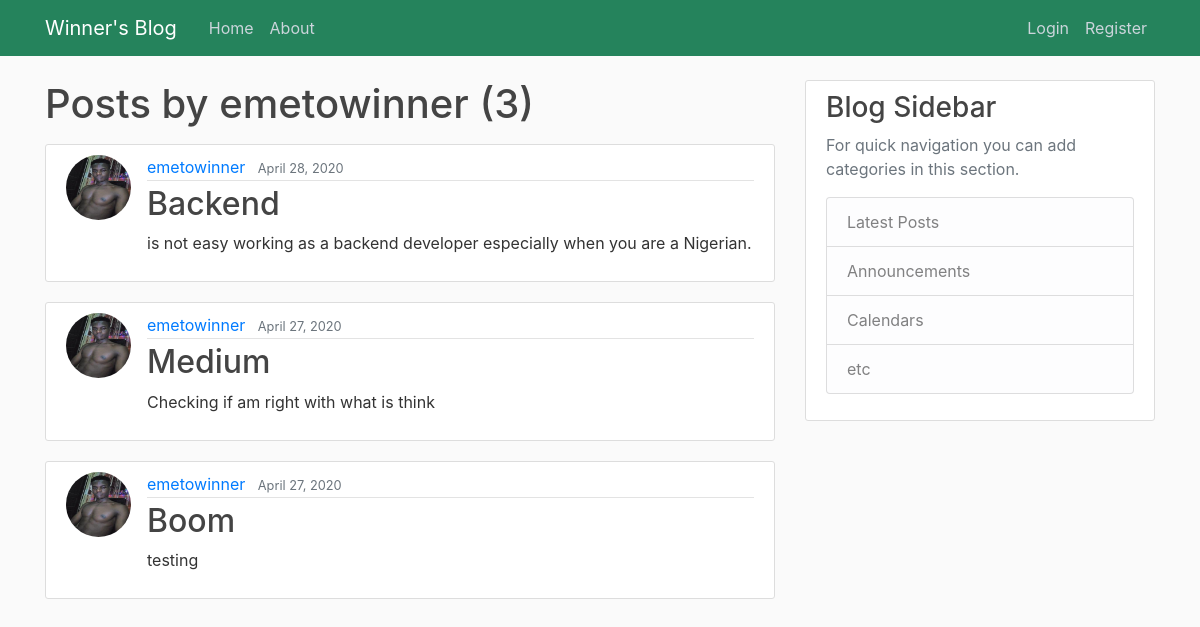
Page /blog/user/emetowinner/ on the earlier database version.
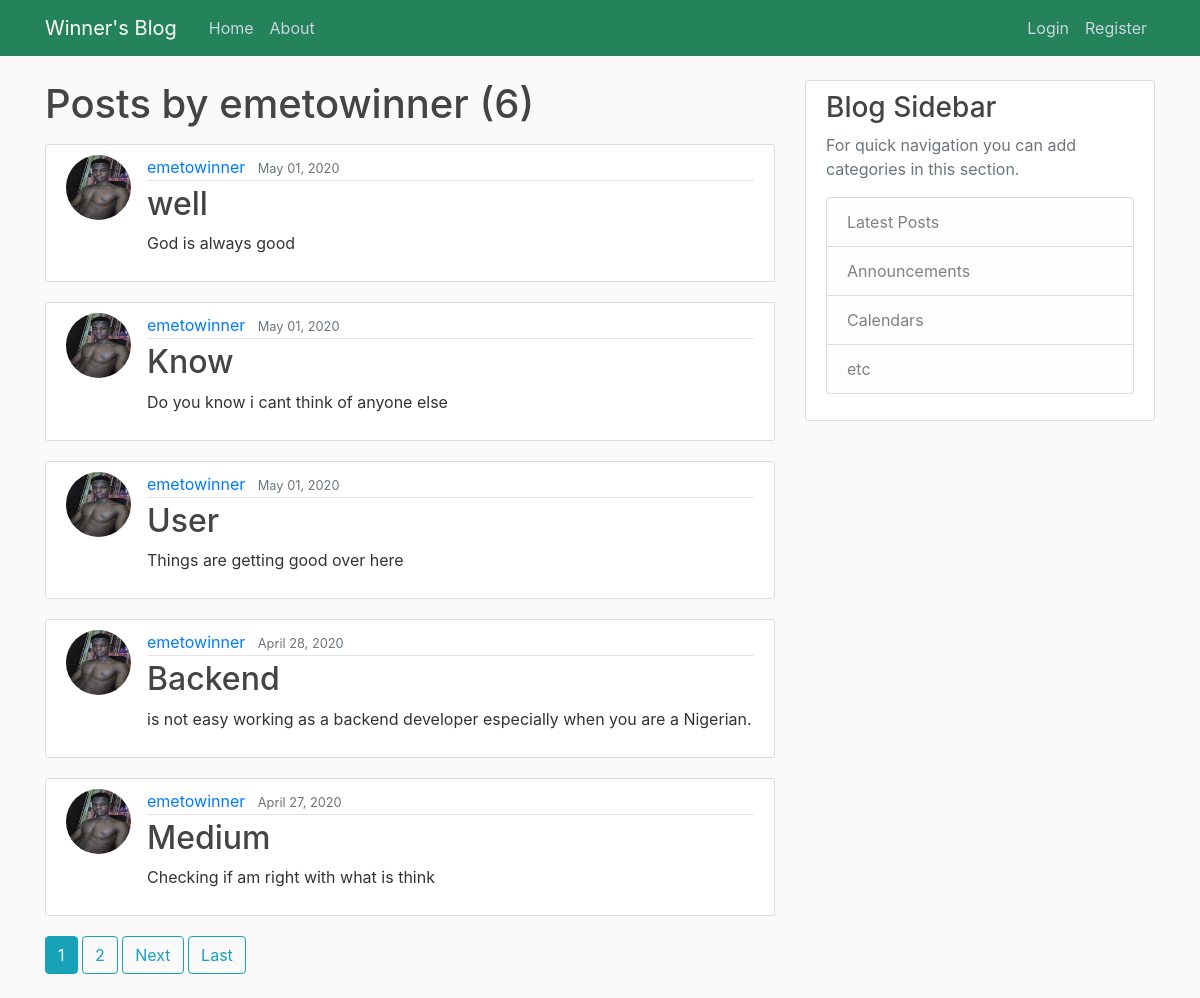
Same page on the later database version.
### home/models.py (models this page shows, shortened)
class Post(models.Model):
    title = models.CharField(max_length=100)
    content = models.TextField()
    date_posted = models.DateTimeField(default=timezone.now)
    author = models.ForeignKey(User,on_delete=models.CASCADE)

### users/models.py (models this page shows, shortened)
class Profile(models.Model):
    age = models.IntegerField(blank=True, null=True)
    country = models.CharField(blank=True, max_length=100)
    state = models.CharField(blank=True, max_length=100)
    city = models.CharField(blank=True, max_length=100)
    address = models.CharField(blank=True, max_length=200)
    phone = models.CharField(blank=True, max_length=100)
    image = models.ImageField(default='default.jpg',upload_to='profile_pics')
    user = models.OneToOneField(User,on_delete=models.CASCADE)

### home/views.py (the view)
# urls.py: path('user/<str:username>/', UserPostListView.as_view(),name='user-post'),
class UserPostListView(ListView):
    model = Post
    template_name = 'home/user-post.html'
    context_object_name = 'posts'
    paginate_by = 5
    def get_queryset(self):
        user = get_object_or_404(User,username=self.kwargs.get('username'))
        return Post.objects.filter(author=user).order_by('-date_posted')

### home/templates/home/user-post.html (shortened to what this page needs)
{% extends "home/base.html" %}
{% block content %}
    <h1 class="mb-3">Posts by {{ view.kwargs.username }} ({{ page_obj.paginator.count }})</h1>
    {% for post in posts %}
        <article class="media content-section">
          <img class="rounded-circle article-img" src="{{ post.author.profile.image.url }}">
          <div class="media-body">
            <div class="article-metadata">
              <a class="mr-2" href="{% url 'user-post' post.author.username %}">{{ post.author }}</a>
              <small class="text-muted">{{ post.date_posted|date:"F d, Y" }}</small>
            </div>
            <h2><a class="article-title" href="{% url 'post-details' post.id %}">{{ post.title }}</a></h2>
            <p class="article-content">{{ post.content }}</p>
          </div>
        </article>
    {% endfor %}
    {% if is_paginated %}
      {% for num in page_obj.paginator.page_range %}
        {% if page_obj.number == num %}
          <a class="btn btn-info mb-4" href="?page={{ num }}">{{ num }}</a>
        {% elif num > page_obj.number|add:'-3' and num < page_obj.number|add:'3' %}
          <a class="btn btn-outline-info mb-4" href="?page={{ num }}">{{ num }}</a>
        {% endif %}
      {% endfor %}
      {% if page_obj.has_next %}
        <a class="btn btn-outline-info mb-4" href="?page={{ page_obj.next_page_number }}">Next</a>
        <a class="btn btn-outline-info mb-4" href="?page={{ page_obj.paginator.num_pages }}">Last</a>
      {% endif %}
    {% endif %}
{% endblock content %}

### home/templates/home/base.html (shortened to what this page needs)
{% load static %}
<!DOCTYPE html>
<html>
<head>
    <link rel="stylesheet" href="{% static 'home/css/bootstrap.min.css' %}">
    <link rel="stylesheet" type="text/css" href="{% static 'home/css/main.css' %}">
</head>
<body>
    <header class="site-header">
        <nav class="navbar navbar-expand-md navbar-dark bg-steel fixed-top">
            <div class="container">
                <a class="navbar-brand mr-4" href="{% url 'home' %}">Winner's Blog</a>
                <div class="collapse navbar-collapse" id="navbarToggle">
                    <div class="navbar-nav mr-auto">
                        <a class="nav-item nav-link" href="{% url 'blog' %}">Home</a>
                        <a class="nav-item nav-link" href="{% url 'about' %}">About</a>
                    </div>
                    <div class="navbar-nav">
                        {% if user.is_authenticated %}
                        <a class="nav-item nav-link" href="{% url 'post' %}">New Post</a>
                        <a class="nav-item nav-link" href="{% url 'profile' %}">Profile</a>
                        <a class="nav-item nav-link" href="{% url 'logout' %}">Logout</a>
                        <a class="nav-item nav-link text-white" href="{% url 'user-post' user.username %}"><small>{{ user.username }}</small></a>
                        {% else %}
                        <a class="nav-item nav-link" href="{% url 'login' %}">Login</a>
                        <a class="nav-item nav-link" href="{% url 'register' %}">Register</a>
                        {% endif %}
                    </div>
                </div>
            </div>
        </nav>
    </header>
    <main role="main" class="container">
        <div class="row">
            <div class="col-md-8">
                {% block content %}{% endblock %}
            </div>
            <div class="col-md-4">
                <div class="content-section">
                    <h3>Blog Sidebar</h3>
                    <p class='text-muted'>For quick navigation you can add categories in this section.
                        <ul class="list-group">
                            <li class="list-group-item list-group-item-light">Latest Posts</li>
                            <li class="list-group-item list-group-item-light">Announcements</li>
                            <li class="list-group-item list-group-item-light">Calendars</li>
                            <li class="list-group-item list-group-item-light">etc</li>
                        </ul>
                    </p>
                </div>
            </div>
        </div>
    </main>
</body>
</html>

### home/static/home/css/main.css (style rules this page uses)
body { background: #fafafa; color: #333333; margin-top: 5rem; }
h1, h2, h3, h4, h5, h6 { color: #444444; }
ul { margin: 0; }
.bg-steel { background-color: #25835c; }
.site-header .navbar-nav .nav-link { color: #cbd5db; }
.content-section { background: #ffffff; padding: 10px 20px; border: 1px solid #dddddd; border-radius: 3px; margin-bottom: 20px; }
.article-title { color: #444444; }
.article-content { white-space: pre-line; }
.article-img { height: 65px; width: 65px; margin-right: 16px; }
.article-metadata { padding-bottom: 1px; margin-bottom: 4px; border-bottom: 1px solid #e3e3e3 }

Differences in the rows shown:
no longer on this page (row unchanged): Post: author.profile.image (picture), author "emetowinner", date_posted "April 27, 2020", title "Boom", content "testing"
added Post: author.profile.image (picture), author "emetowinner", date_posted "May 01, 2020", title "well", content "God is always good"
added Post: author.profile.image (picture), author "emetowinner", date_posted "May 01, 2020", title "Know", content "Do you know i cant think of anyone else"
added Post: author.profile.image (picture), author "emetowinner", date_posted "May 01, 2020", title "User", content "Things are getting good over here"
Other differences:
{{ page_obj.paginator.count }}: "3" → "6"
new list line: "1"
new list line: "2"
text now shown: "Next Last"
